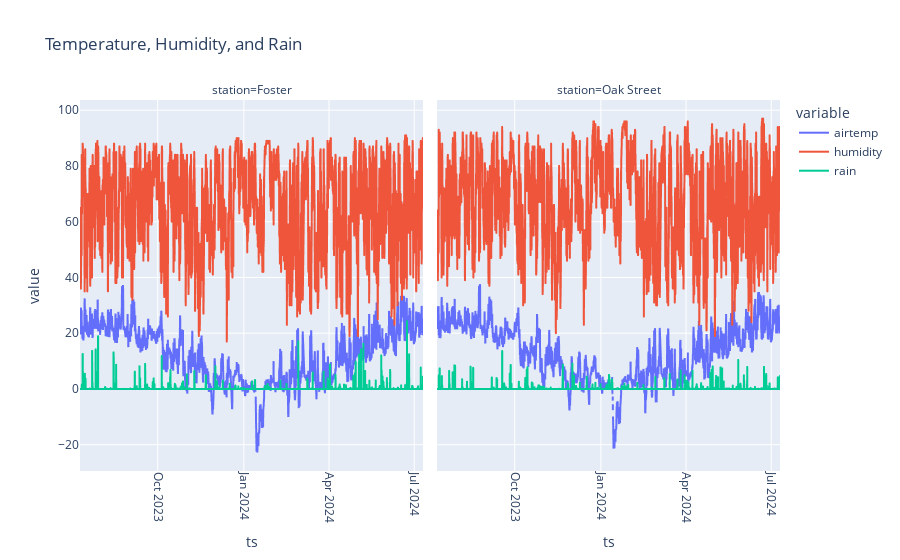

Notebook code cell kept with this figure:
### Code cell
# Plot a line chart for temperature, humidity, and rain
# along the time axis, faceted by location.
df_weather['ts'] = pd.to_datetime(df_weather['ts'], unit='ms')
fig = px.line(
    df_weather, 
    x='ts', 
    y=['airtemp', 'humidity', 'rain'], 
    facet_col='station', 
    title='Temperature, Humidity, and Rain')
fig.update_xaxes(tickangle=90)

# We render as PNG here to show the results in the notebook
#fig.show('png')

# Use fig.show() for interactive mode
fig.show()

### Figure 1 — Plotly figure (JSON) as saved in the notebook; plotly's stock layout.template omitted (floating-point values rounded to 4 significant figures; data arrays with more than 128 entries replaced by an {"elided": "..."} marker saying what was removed)
{"data": [{"hovertemplate": "variable=airtemp<br>station=Foster<br>ts=%{x}<br>value=%{y}<extra></extra>", "legendgroup": "airtemp", "line": {"color": "#636efa", "dash": "solid"}, "marker": {"symbol": "circle"}, "mode": "lines", "name": "airtemp", "showlegend": true, "type": "scattergl", "x": {"elided": "8391 str values"}, "xaxis": "x", "y": {"elided": "8391 float values"}, "yaxis": "y"}, {"hovertemplate": "variable=airtemp<br>station=Oak Street<br>ts=%{x}<br>value=%{y}<extra></extra>", "legendgroup": "airtemp", "line": {"color": "#636efa", "dash": "solid"}, "marker": {"symbol": "circle"}, "mode": "lines", "name": "airtemp", "showlegend": false, "type": "scattergl", "x": {"elided": "8476 str values"}, "xaxis": "x2", "y": {"elided": "8476 float values"}, "yaxis": "y2"}, {"hovertemplate": "variable=humidity<br>station=Foster<br>ts=%{x}<br>value=%{y}<extra></extra>", "legendgroup": "humidity", "line": {"color": "#EF553B", "dash": "solid"}, "marker": {"symbol": "circle"}, "mode": "lines", "name": "humidity", "showlegend": true, "type": "scattergl", "x": {"elided": "8391 str values"}, "xaxis": "x", "y": {"elided": "8391 int values"}, "yaxis": "y"}, {"hovertemplate": "variable=humidity<br>station=Oak Street<br>ts=%{x}<br>value=%{y}<extra></extra>", "legendgroup": "humidity", "line": {"color": "#EF553B", "dash": "solid"}, "marker": {"symbol": "circle"}, "mode": "lines", "name": "humidity", "showlegend": false, "type": "scattergl", "x": {"elided": "8476 str values"}, "xaxis": "x2", "y": {"elided": "8476 int values"}, "yaxis": "y2"}, {"hovertemplate": "variable=rain<br>station=Foster<br>ts=%{x}<br>value=%{y}<extra></extra>", "legendgroup": "rain", "line": {"color": "#00cc96", "dash": "solid"}, "marker": {"symbol": "circle"}, "mode": "lines", "name": "rain", "showlegend": true, "type": "scattergl", "x": {"elided": "8391 str values"}, "xaxis": "x", "y": {"elided": "8391 float values"}, "yaxis": "y"}, {"hovertemplate": "variable=rain<br>station=Oak Street<br>ts=%{x}<br>value=%{y}<extra></extra>", "legendgroup": "rain", "line": {"color": "#00cc96", "dash": "solid"}, "marker": {"symbol": "circle"}, "mode": "lines", "name": "rain", "showlegend": false, "type": "scattergl", "x": {"elided": "8476 str values"}, "xaxis": "x2", "y": {"elided": "8476 float values"}, "yaxis": "y2"}], "layout": {"annotations": [{"font": {}, "showarrow": false, "text": "station=Foster", "x": 0.245, "xanchor": "center", "xref": "paper", "y": 1, "yanchor": "bottom", "yref": "paper"}, {"font": {}, "showarrow": false, "text": "station=Oak Street", "x": 0.755, "xanchor": "center", "xref": "paper", "y": 1, "yanchor": "bottom", "yref": "paper"}], "legend": {"title": {"text": "variable"}, "tracegroupgap": 0}, "title": {"text": "Temperature, Humidity, and Rain"}, "xaxis": {"anchor": "y", "domain": [0, 0.49], "tickangle": 90, "title": {"text": "ts"}}, "xaxis2": {"anchor": "y2", "domain": [0.51, 1], "matches": "x", "tickangle": 90, "title": {"text": "ts"}}, "yaxis": {"anchor": "x", "domain": [0, 1], "title": {"text": "value"}}, "yaxis2": {"anchor": "x2", "domain": [0, 1], "matches": "y", "showticklabels": false}}}
